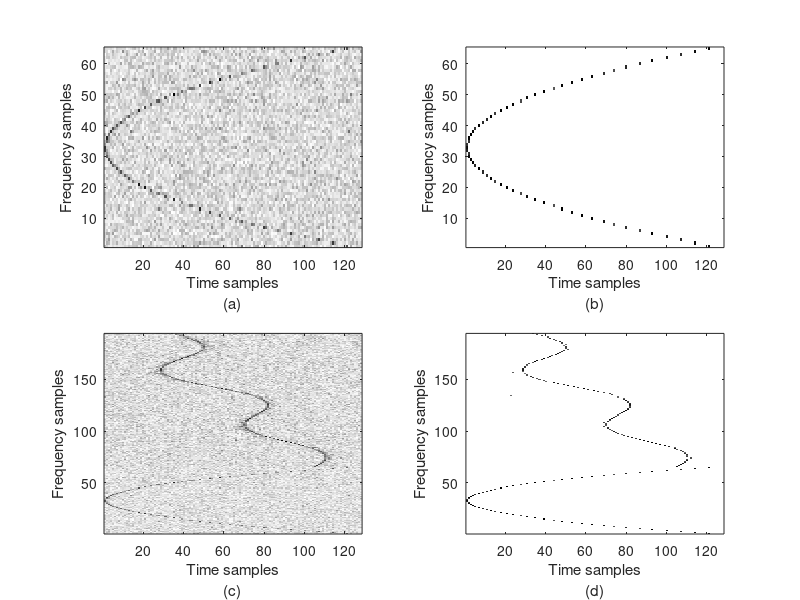

Reproduce this figure in MATLAB.
function figure3

clc;
close all;
clearvars;

N=128;
tau=(-1:2/N:1-2/N); %lag value
CS_TF=[];TF=[];
Nk=(N)/2;
n=-Nk:Nk-1;
b=0;


 
ind = 1;
t1=-.5; t2=.5; M=45;  

for t=t1:2/N:t2
        b=b+1;
    q=randperm(N);q1=q(1:N-M);
    q=randperm(N);q2=q(1:N-M);
    q=randperm(N);q3=q(1:N-M);
    q=randperm(N);q4=q(1:N-M);


    
    x1=sig(t+.675*tau,ind).^2;
    x2=conj(sig(t-.675*tau,ind).^2);
    x3=conj(sig(t+.85*tau,ind));
    x4=sig(t-.85*tau,ind);

        
    x1(q1)=0;x2(q2)=0;x3(q1)=0;x4(q2)=0;

    rxx=x1.*x2.*x3.*x4;

    for k=-Nk:Nk-1
        r=rxx.*exp(-j*2*pi*n*k/N);
        X(1,k+Nk+1)=sum(r);    
    end
    %creating dft matrix
    B=dftmtx(N);

    %Selecting random rows of the DFT matrix
    qy=find(rxx~=0);

    %creating measurement matrix
    A=B(qy,:);
    y1=(rxx(qy));

    %Running one iteration kk=1 of the OMP algorithm

    res = y1';
    omega = [];
    kk=1;
    for iter=1:kk,

        yp = A'*res; 
        yp(omega) = 0;
        [jj,ii] = max(abs(yp));
        omega = union(omega,ii);
        a1 = A(:,omega);
        xp = pinv(a1)*y1';     
        res = y1' - a1*xp; 

    end

    xp1 = zeros(N,1);
    xp1(omega) = xp;

    %recovered signal in time domain
    f1=(B*xp1);

    X(2,1:length(f1))=fftshift(fft(flipud(f1)));

    TF(b,:)=X(1,:)';  %% standard representation with missing samples
    CSTF(b,:)=X(2,:)';  %% Compressive sensing base representation

end


figure,
subplot(2,2,1), imagesc(abs(TF)), axis xy, colormap(1-gray), xlabel({'Time samples', '(a)'}), ylabel('Frequency samples'),
subplot(2,2,2), imagesc(abs(CSTF)), axis xy, colormap(1-gray), xlabel({'Time samples', '(b)'}), ylabel('Frequency samples'),


ind = 2;
t1=-1; t2=1; M=50;


for t=t1:2/N:t2
    b=b+1;
    q=randperm(N);q1=q(1:N-M);
    q=randperm(N);q2=q(1:N-M);
    q=randperm(N);q3=q(1:N-M);
    q=randperm(N);q4=q(1:N-M);


    x1=sig(t+tau/4,ind);
    x2=sig(t-tau/4,ind).^(-1);
    x3=(sig(t+j*tau/4,ind).^(-j));
    x4=sig(t-j*tau/4,ind).^j;


    x1(q1)=0;x2(q2)=0;x3(q1)=0;x4(q2)=0;

    rxx=x1.*x2.*x3.*x4;

    for k=-Nk:Nk-1
        r=rxx.*exp(-j*2*pi*n*k/N);
        X(1,k+Nk+1)=sum(r);    
    end
    %creating dft matrix
    B=dftmtx(N);

    %Selecting random rows of the DFT matrix
    qy=find(rxx~=0);

    %creating measurement matrix
    A=B(qy,:);
    y1=(rxx(qy));

    %Running one iteration kk=1 of the OMP algorithm

    res = y1';
    omega = [];
    kk=1;
    for iter=1:kk,

        yp = A'*res; 
        yp(omega) = 0;
        [jj,ii] = max(abs(yp));
        omega = union(omega,ii);
        a1 = A(:,omega);
        xp = pinv(a1)*y1';     
        res = y1' - a1*xp; 

    end

    xp1 = zeros(N,1);
    xp1(omega) = xp;

    %recovered signal in time domain
    f1=(B*xp1);

    X(2,1:length(f1))=fftshift(fft(flipud(f1)));

    TF(b,:)=X(1,:)';  %% standard representation with missing samples
    CSTF(b,:)=X(2,:)';  %% Compressive sensing base representation

end

subplot(2,2,3), imagesc(abs(TF)), axis xy, colormap(1-gray), xlabel({'Time samples', '(c)'}), ylabel('Frequency samples'),
subplot(2,2,4), imagesc((abs(CSTF))), axis xy, colormap(1-gray), xlabel({'Time samples', '(d)'}), ylabel('Frequency samples'),

end

function x=sig(t,ind)
  
if (ind==1)
x=exp(j*160*pi*t.^3-0*j*56*pi*t.^2-j*192*pi*t);  %% for PD

else

x=exp(j*6*sin(2.4*pi*t)+j*3*cos(1.5*pi*t)-1*j*20*pi*t.^2); %% for CTD

end

end


